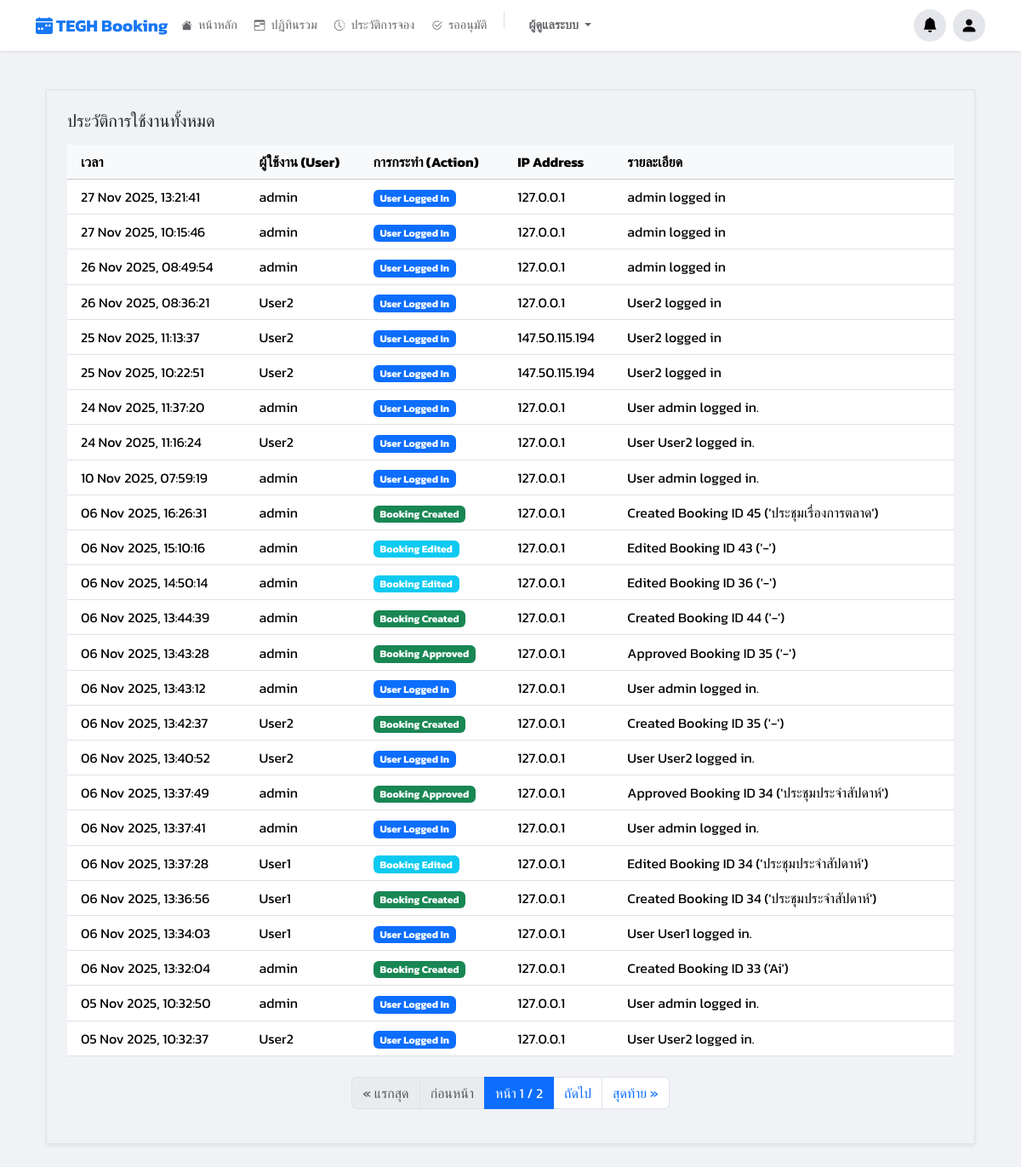
The app's page /manage/audit-log/ (signed in), older data.
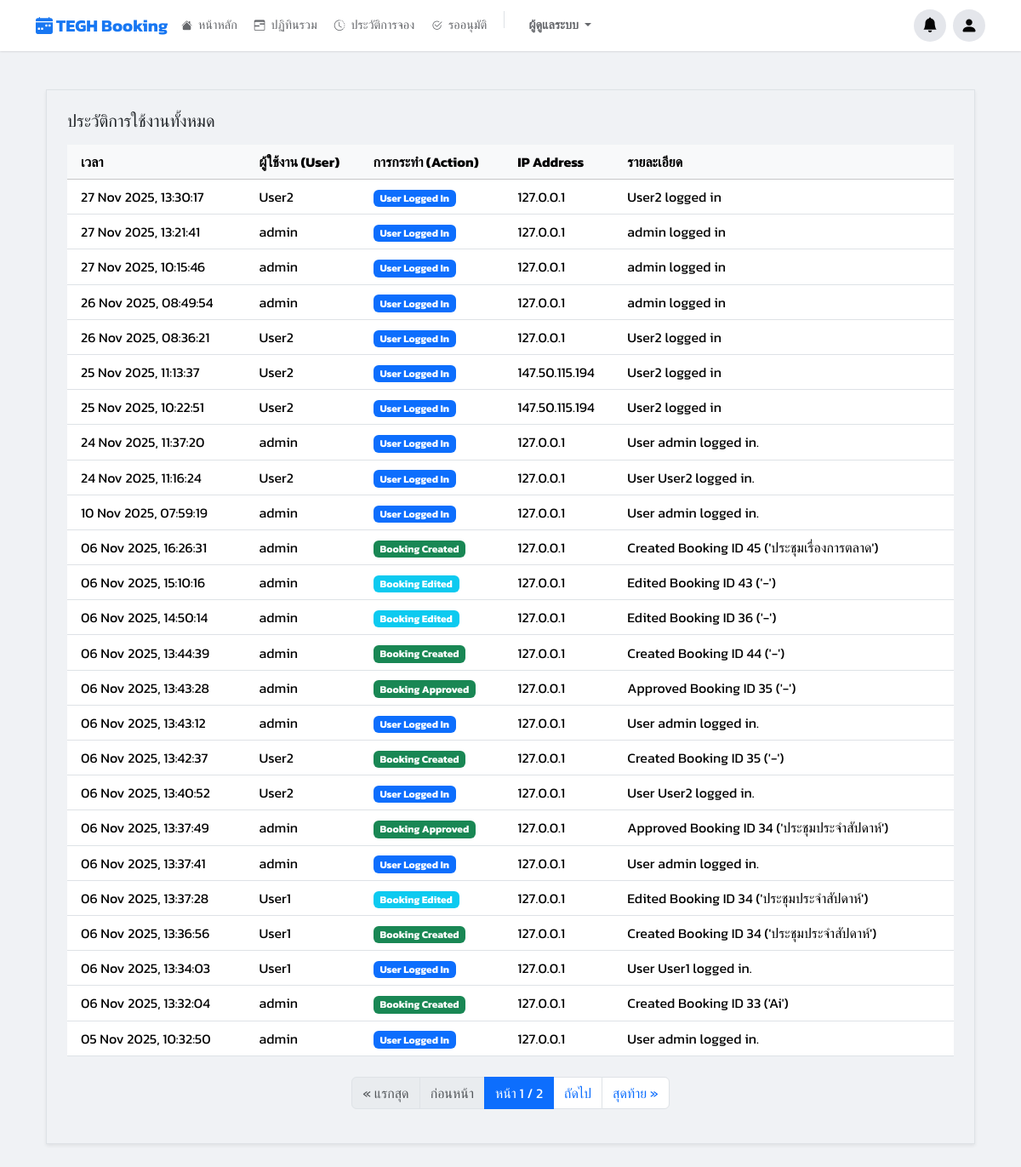
The same page, newer data.
### booking/models.py (models this page shows, shortened)
class AuditLog(models.Model):
    ACTION_CHOICES = [
        ('LOGIN', 'User Logged In'),
        ('BOOKING_CREATED', 'Booking Created'),
        ('BOOKING_EDITED', 'Booking Edited'),
        ('BOOKING_CANCELLED', 'Booking Cancelled'),
        ('BOOKING_APPROVED', 'Booking Approved'),
        ('BOOKING_REJECTED', 'Booking Rejected'),
    ]
    user = models.ForeignKey(User, on_delete=models.SET_NULL, null=True, blank=True)
    action = models.CharField(max_length=20, choices=ACTION_CHOICES)
    timestamp = models.DateTimeField(auto_now_add=True)
    details = models.TextField(blank=True, null=True)
    ip_address = models.GenericIPAddressField(null=True, blank=True)
    class Meta:
        ordering = ['-timestamp']

### booking/views.py (the view)
# urls.py: path('manage/audit-log/', views.audit_log_view, name='audit_log'),
@login_required
def audit_log_view(request): return render(request, 'pages/audit_log.html', {**get_base_context(request), 'page_obj': Paginator(AuditLog.objects.all().order_by('-timestamp'), 25).get_page(request.GET.get('page'))})

### booking/views.py (called while the page is built)
def is_admin(user):
    return user.is_authenticated and (user.is_superuser or user.groups.filter(name='Admin').exists())

def is_approver_or_admin(user):
    return user.is_authenticated and (user.is_superuser or user.groups.filter(name__in=['Approver', 'Admin']).exists())

### templates/pages/audit_log.html (shortened to what this page needs)
{% extends 'base.html' %}
{% load static %}
{% block content %}
<div class="container-fluid py-4">
    <div class="content-card shadow-sm border p-3 p-md-4">
        <h5 class="mb-3">ประวัติการใช้งานทั้งหมด</h5>
        <div class="table-responsive">
            <table class="table table-hover mb-0 align-middle">
                <thead class="table-light">
                    <tr>
                        <th scope="col" class="ps-3">เวลา</th>
                        <th scope="col">ผู้ใช้งาน (User)</th>
                        <th scope="col">การกระทำ (Action)</th>
                        <th scope="col">IP Address</th>
                        <th scope="col">รายละเอียด</th>
                    </tr>
                </thead>
                <tbody>
                    {% for log in page_obj %}
                    <tr>
                        <td class="ps-3">{{ log.timestamp|date:"d M Y, H:i:s" }}</td>
                        <td>
                            {% if log.user %}
                                {{ log.user.username }}
                            {% else %}
                                <span class="text-muted small">(N/A)</span>
                            {% endif %}
                        </td>
                        <td>
                            <span class="badge
                                {% if log.action == 'LOGIN' %}bg-primary
                                {% elif log.action == 'BOOKING_CREATED' %}bg-success
                                {% elif log.action == 'BOOKING_EDITED' %}bg-info
                                {% elif log.action == 'BOOKING_APPROVED' %}bg-success
                                {% elif log.action == 'BOOKING_REJECTED' %}bg-warning text-dark
                                {% elif log.action == 'BOOKING_CANCELLED' %}bg-danger
                                {% else %}bg-secondary{% endif %}">
                                {{ log.get_action_display }}
                            </span>
                        </td>
                        <td>{{ log.ip_address|default:"-" }}</td>
                        <td>{{ log.details|default:"-" }}</td>
                    </tr>
                    {% endfor %}
                </tbody>
            </table>
        </div>
        {% if page_obj.has_other_pages %}
            <nav aria-label="Page navigation" class="mt-4">
                <ul class="pagination justify-content-center">
                    {% if page_obj.has_previous %}
                        <li class="page-item"><a class="page-link" href="?page=1">&laquo; แรกสุด</a></li>
                        <li class="page-item"><a class="page-link" href="?page={{ page_obj.previous_page_number }}">ก่อนหน้า</a></li>
                    {% else %}
                        <li class="page-item disabled"><span class="page-link">&laquo; แรกสุด</span></li>
                        <li class="page-item disabled"><span class="page-link">ก่อนหน้า</span></li>
                    {% endif %}
                    <li class="page-item active" aria-current="page">
                        <span class="page-link">หน้า {{ page_obj.number }} / {{ page_obj.paginator.num_pages }}</span>
                    </li>
                    {% if page_obj.has_next %}
                        <li class="page-item"><a class="page-link" href="?page={{ page_obj.next_page_number }}">ถัดไป</a></li>
                        <li class="page-item"><a class="page-link" href="?page={{ page_obj.paginator.num_pages }}">สุดท้าย &raquo;</a></li>
                    {% else %}
                        <li class="page-item disabled"><span class="page-link">ถัดไป</span></li>
                        <li class="page-item disabled"><span class="page-link">สุดท้าย &raquo;</span></li>
                    {% endif %}
                </ul>
            </nav>
        {% endif %}
    </div>
</div>
{% endblock %}

### templates/base.html (shortened to what this page needs)
{% load static %}
<!DOCTYPE html>
<html lang="th">
<head>
    <link href="https://cdn.jsdelivr.net/npm/bootstrap@5.3.3/dist/css/bootstrap.min.css" rel="stylesheet">
    <link rel="stylesheet" href="https://cdn.jsdelivr.net/npm/bootstrap-icons@1.11.3/font/bootstrap-icons.min.css">
</head>
<body>
    {% if user.is_authenticated %}
        <nav class="navbar navbar-expand-lg fixed-top" id="main-navbar">
            <div class="container h-100">
                <a class="navbar-brand me-2" href="{% url 'dashboard' %}">
                    <i class="bi bi-calendar-week-fill me-1"></i> TEGH Booking
                </a>
                <div class="d-flex align-items-center gap-2 ms-auto order-lg-2">
                     {% if is_admin_user or user.is_superuser %}
                        <div class="dropdown">
                            <a class="btn-circle-fb" href="#" id="fbNotifyDropdown" role="button" data-bs-toggle="dropdown" aria-expanded="false">
                                <i class="bi bi-bell-fill small"></i>
                            </a>
                        </div>
                    {% endif %}
                    <div class="dropdown">
                        <a class="btn-circle-fb" href="#" id="userDropdown" role="button" data-bs-toggle="dropdown">
                            <i class="bi bi-person-fill fs-5"></i>
                        </a>
                    </div>
                </div>
                <div class="collapse navbar-collapse order-lg-1" id="mainNavbar">
                    <ul class="navbar-nav nav-pills me-auto mb-2 mb-lg-0 gap-1 mt-3 mt-lg-0">
                        {% for item in menu_items %}
                            {% if item.show %}
                                <li class="nav-item">
                                    <a class="nav-link {% if item.active %}active{% endif %}" href="{% url item.url_name %}">
                                        <i class="{{ item.icon }} me-1 small"></i> {{ item.label }}
                                    </a>
                                </li>
                            {% endif %}
                        {% endfor %}
                        {% if is_admin_user %}
                            <li class="nav-item border-start mx-2 ps-2 d-none d-lg-block" style="height: 20px; border-color: #ddd;"></li>
                            <li class="nav-item dropdown mt-2 mt-lg-0">
                                <a class="nav-link dropdown-toggle fw-bold small" href="#" role="button" data-bs-toggle="dropdown">
                                    ผู้ดูแลระบบ
                                </a>
                            </li>
                        {% endif %}
                    </ul>
                </div>
            </div>
        </nav>
    {% endif %}
    <main class="container mt-3 main-content-wrapper" id="main-content">
        {% block content %}{% endblock %}
    </main>
</body>
</html>

### templates/base.html (style rules this page uses)
body { background-color: #f0f2f5; font-family: 'Kanit', sans-serif; padding-top: 65px; }
.main-content-wrapper { padding-bottom: 1.5rem; }
.navbar { background-color: #ffffff; box-shadow: 0 1px 2px rgba(0, 0, 0, 0.1); min-height: 60px; padding: 0.5rem 0; transition: top 0.3s ease-in-out; }
.navbar-brand { color: #1877f2 !important; font-weight: 700; font-size: 1.25rem; display: flex; align-items: center; }
.nav-pills .nav-link { border-radius: 50px; padding: 6px 15px; font-size: 0.9rem; color: #65676b; font-weight: 500; transition: all 0.2s; }
.btn-circle-fb { width: 38px; height: 38px; background-color: #e4e6eb; border-radius: 50%; display: flex; align-items: center; justify-content: center; color: #050505; text-decoration: none; transition: background-color 0.2s; cursor: pointer; border: none; position: relative; }
.btn-circle-fb i { font-size: 1.1rem; }

Row changes from the older to the newer data that the page shows:
no longer on this page (row unchanged): AuditLog: timestamp "05 Nov 2025, 10:32:37", user.username "User2", action "User Logged In", ip_address "127.0.0.1", details "User User2 logged in."
added AuditLog: timestamp "27 Nov 2025, 13:30:17", user.username "User2", action "User Logged In", ip_address "127.0.0.1", details "User2 logged in"
